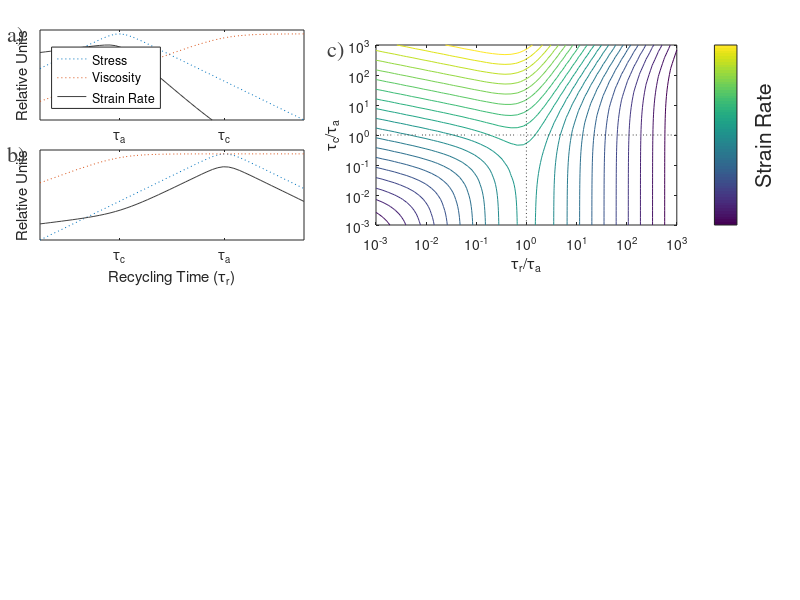

Write MATLAB code to recreate this figure.
bp = '~/Documents/MATLAB/activnet/data/';
cd(bp);

topp=0.95;
w=0.33;
h=0.15;
tr = logspace(-2,8,50);



xspot=0.05;

subplot('Position',[xspot topp-h w h])
tc = 100000;
ta = 10;
nr = 1./(1+(tc./tr).^(3/4));
sr = 1./(tr/ta + ta./tr);

loglog(tr,sr,':','DisplayName','Stress')
hold on
loglog(tr,nr/2,':','DisplayName','Viscosity')
ylim([0 1])
xlim([10^-2 10^8])
xlabel('Recycling Time (\tau_r)')
set(gca,'ytick',[],'xtick',[ta tc], 'xticklabel',{'\tau_a' '\tau_c'},'xminortick','off')

semilogx(tr,sr./nr/10000,'Color',[0.25 0.25 0.25],'DisplayName','Strain Rate')

ylabel('Relative Units')
xlabel('Recycling Time (\tau_r)')
set(gca,'ytick',[],'xtick',[ta tc], 'xticklabel',{'\tau_a' '\tau_c'},'xminortick','off')
legend('Location','southwest')




subplot('Position',[xspot topp-h*2-0.05 w h])

tc = 10;
ta = 100000;
nr = 1./(1+(tc./tr).^(3/4));
sr = 1./(tr/ta + ta./tr);

loglog(tr,sr,':','DisplayName','Stress')
hold on
loglog(tr,nr/2,':','DisplayName','Viscosity')
ylim([0 1])
xlim([10^-2 10^8])

semilogx(tr,sr./nr/10,'Color',[0.25 0.25 0.25],'DisplayName','Strain Rate')

ylabel('Relative Units')
xlabel('Recycling Time (\tau_r)')
set(gca,'ytick',[],'xtick',[tc ta], 'xticklabel',{'\tau_c' '\tau_a'},'xminortick','off')






annotation('textbox', [0.01 0.9+0.025 0.05 0.05],'String','a)','LineStyle','none','FontSize',16,'FontName','Times','Color',[0.25 0.25 0.25])
annotation('textbox', [0.01 0.9-h-0.025 0.05 0.05],'String','b)','LineStyle','none','FontSize',16,'FontName','Times','Color',[0.25 0.25 0.25])
annotation('textbox', [0.41 0.9 0.05 0.05],'String','c)','LineStyle','none','FontSize',16,'FontName','Times','Color',[0.25 0.25 0.25])


xspot=xspot+0.42;
subplot('Position',[xspot topp-h*2-0.025 0.8-w h*2])

r = logspace(-3,3,50);
[X,Y] = meshgrid(logspace(-3,3,50),logspace(-3,3,50));
% C = (1+X.^(-3/4))./(X./Y+Y./X);
C = (1+(Y./X).^(3/4))./(X+1./X);

contour(X,Y,log10(C),20)
hold on
plot(r,r./r,':','Color',[0.25 0.25 0.25])
plot(r./r,r,':','Color',[0.25 0.25 0.25])

set(gca,'xscale','log')
set(gca,'yscale','log')
xlabel('\tau_r/\tau_a')
ylabel('\tau_c/\tau_a')
h = colorbar;
ylabel(h, 'Strain Rate')
set(h,'YTick',[])
set(h,'fontsize',14);
ylim([0.001,1000])


print('-depsc','-r0',['figure_theor.eps']);
